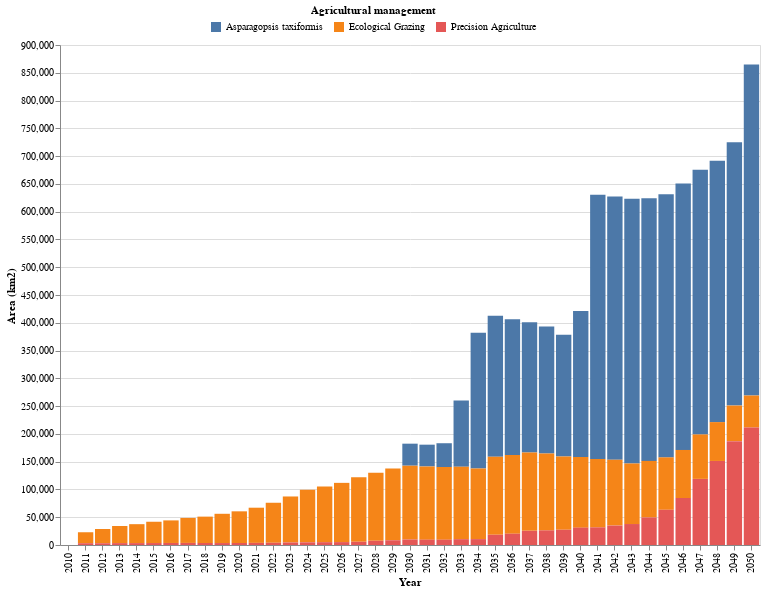

The notebook cell saved with this chart:
### Code cell
# HIDE CODE
plot_area_am_total(am_area_km2_total)

### Figure 1 — Vega-Lite specification as saved in the notebook (floating-point values rounded to 4 significant figures)
{"config": {"view": {"continuousWidth": 300, "continuousHeight": 300}}, "data": {"name": "data-0d18980a77e1d70597268bc61b9b96c1"}, "mark": {"type": "bar"}, "encoding": {"color": {"field": "Agricultural management", "legend": {"direction": "horizontal", "legendX": 150, "legendY": -40, "orient": "none", "title": "Agricultural management", "titleAnchor": "middle"}, "title": "Agricultural management", "type": "nominal"}, "tooltip": [{"field": "Year", "type": "quantitative"}, {"field": "Agricultural management", "type": "nominal"}, {"field": "Area (km2)", "type": "quantitative"}], "x": {"field": "Year", "title": "Year", "type": "ordinal"}, "y": {"field": "Area (km2)", "title": "Area (km2)", "type": "quantitative"}}, "height": 500, "width": 700, "$schema": "https://vega.github.io/schema/vega-lite/v5.15.1.json", "datasets": {"data-0d18980a77e1d70597268bc61b9b96c1": [{"Year": 2010, "Agricultural management": "Asparagopsis taxiformis", "Area (km2)": 0.0}, {"Year": 2011, "Agricultural management": "Asparagopsis taxiformis", "Area (km2)": 0.0}, {"Year": 2011, "Agricultural management": "Ecological Grazing", "Area (km2)": 19690.0}, {"Year": 2011, "Agricultural management": "Precision Agriculture", "Area (km2)": 3253.0}, {"Year": 2012, "Agricultural management": "Asparagopsis taxiformis", "Area (km2)": 0.0}, {"Year": 2012, "Agricultural management": "Ecological Grazing", "Area (km2)": 25650.0}, {"Year": 2012, "Agricultural management": "Precision Agriculture", "Area (km2)": 3178.0}, {"Year": 2013, "Agricultural management": "Asparagopsis taxiformis", "Area (km2)": 0.0}, {"Year": 2013, "Agricultural management": "Ecological Grazing", "Area (km2)": 30810.0}, {"Year": 2013, "Agricultural management": "Precision Agriculture", "Area (km2)": 3427.0}, {"Year": 2014, "Agricultural management": "Asparagopsis taxiformis", "Area (km2)": 0.0}, {"Year": 2014, "Agricultural management": "Ecological Grazing", "Area (km2)": 34050.0}, {"Year": 2014, "Agricultural management": "Precision Agriculture", "Area (km2)": 3439.0}, {"Year": 2015, "Agricultural management": "Asparagopsis taxiformis", "Area (km2)": 0.0}, {"Year": 2015, "Agricultural management": "Ecological Grazing", "Area (km2)": 38330.0}, {"Year": 2015, "Agricultural management": "Precision Agriculture", "Area (km2)": 3529.0}, {"Year": 2016, "Agricultural management": "Asparagopsis taxiformis", "Area (km2)": 0.0}, {"Year": 2016, "Agricultural management": "Ecological Grazing", "Area (km2)": 40640.0}, {"Year": 2016, "Agricultural management": "Precision Agriculture", "Area (km2)": 3656.0}, {"Year": 2017, "Agricultural management": "Asparagopsis taxiformis", "Area (km2)": 0.0}, {"Year": 2017, "Agricultural management": "Ecological Grazing", "Area (km2)": 45010.0}, {"Year": 2017, "Agricultural management": "Precision Agriculture", "Area (km2)": 3752.0}, {"Year": 2018, "Agricultural management": "Asparagopsis taxiformis", "Area (km2)": 0.0}, {"Year": 2018, "Agricultural management": "Ecological Grazing", "Area (km2)": 47490.0}, {"Year": 2018, "Agricultural management": "Precision Agriculture", "Area (km2)": 3582.0}, {"Year": 2019, "Agricultural management": "Asparagopsis taxiformis", "Area (km2)": 0.0}, {"Year": 2019, "Agricultural management": "Ecological Grazing", "Area (km2)": 52670.0}, {"Year": 2019, "Agricultural management": "Precision Agriculture", "Area (km2)": 3523.0}, {"Year": 2020, "Agricultural management": "Asparagopsis taxiformis", "Area (km2)": 0.0}, {"Year": 2020, "Agricultural management": "Ecological Grazing", "Area (km2)": 57040.0}, {"Year": 2020, "Agricultural management": "Precision Agriculture", "Area (km2)": 3565.0}, {"Year": 2021, "Agricultural management": "Asparagopsis taxiformis", "Area (km2)": 0.0}, {"Year": 2021, "Agricultural management": "Ecological Grazing", "Area (km2)": 63320.0}, {"Year": 2021, "Agricultural management": "Precision Agriculture", "Area (km2)": 3823.0}, {"Year": 2022, "Agricultural management": "Asparagopsis taxiformis", "Area (km2)": 0.0}, {"Year": 2022, "Agricultural management": "Ecological Grazing", "Area (km2)": 71990.0}, {"Year": 2022, "Agricultural management": "Precision Agriculture", "Area (km2)": 4056.0}, {"Year": 2023, "Agricultural management": "Asparagopsis taxiformis", "Area (km2)": 0.0}, {"Year": 2023, "Agricultural management": "Ecological Grazing", "Area (km2)": 82750.0}, {"Year": 2023, "Agricultural management": "Precision Agriculture", "Area (km2)": 4598.0}, {"Year": 2024, "Agricultural management": "Asparagopsis taxiformis", "Area (km2)": 0.0}, {"Year": 2024, "Agricultural management": "Ecological Grazing", "Area (km2)": 94730.0}, {"Year": 2024, "Agricultural management": "Precision Agriculture", "Area (km2)": 4863.0}, {"Year": 2025, "Agricultural management": "Asparagopsis taxiformis", "Area (km2)": 0.0}, {"Year": 2025, "Agricultural management": "Ecological Grazing", "Area (km2)": 100200.0}, {"Year": 2025, "Agricultural management": "Precision Agriculture", "Area (km2)": 5097.0}, {"Year": 2026, "Agricultural management": "Asparagopsis taxiformis", "Area (km2)": 0.0}, {"Year": 2026, "Agricultural management": "Ecological Grazing", "Area (km2)": 106600.0}, {"Year": 2026, "Agricultural management": "Precision Agriculture", "Area (km2)": 5236.0}, {"Year": 2027, "Agricultural management": "Asparagopsis taxiformis", "Area (km2)": 0.0}, {"Year": 2027, "Agricultural management": "Ecological Grazing", "Area (km2)": 116200.0}, {"Year": 2027, "Agricultural management": "Precision Agriculture", "Area (km2)": 5779.0}, {"Year": 2028, "Agricultural management": "Asparagopsis taxiformis", "Area (km2)": 0.0}, {"Year": 2028, "Agricultural management": "Ecological Grazing", "Area (km2)": 122400.0}, {"Year": 2028, "Agricultural management": "Precision Agriculture", "Area (km2)": 7605.0}, {"Year": 2029, "Agricultural management": "Asparagopsis taxiformis", "Area (km2)": 0.0}, {"Year": 2029, "Agricultural management": "Ecological Grazing", "Area (km2)": 129200.0}, {"Year": 2029, "Agricultural management": "Precision Agriculture", "Area (km2)": 8538.0}, {"Year": 2030, "Agricultural management": "Asparagopsis taxiformis", "Area (km2)": 39600.0}, {"Year": 2030, "Agricultural management": "Ecological Grazing", "Area (km2)": 132900.0}, {"Year": 2030, "Agricultural management": "Precision Agriculture", "Area (km2)": 9909.0}, {"Year": 2031, "Agricultural management": "Asparagopsis taxiformis", "Area (km2)": 39200.0}, {"Year": 2031, "Agricultural management": "Ecological Grazing", "Area (km2)": 131800.0}, {"Year": 2031, "Agricultural management": "Precision Agriculture", "Area (km2)": 9632.0}, {"Year": 2032, "Agricultural management": "Asparagopsis taxiformis", "Area (km2)": 42960.0}, {"Year": 2032, "Agricultural management": "Ecological Grazing", "Area (km2)": 130600.0}, {"Year": 2032, "Agricultural management": "Precision Agriculture", "Area (km2)": 9595.0}, {"Year": 2033, "Agricultural management": "Asparagopsis taxiformis", "Area (km2)": 119200.0}, {"Year": 2033, "Agricultural management": "Ecological Grazing", "Area (km2)": 130200.0}, {"Year": 2033, "Agricultural management": "Precision Agriculture", "Area (km2)": 10490.0}, {"Year": 2034, "Agricultural management": "Asparagopsis taxiformis", "Area (km2)": 244200.0}, {"Year": 2034, "Agricultural management": "Ecological Grazing", "Area (km2)": 127300.0}, {"Year": 2034, "Agricultural management": "Precision Agriculture", "Area (km2)": 10640.0}, {"Year": 2035, "Agricultural management": "Asparagopsis taxiformis", "Area (km2)": 254000.0}, {"Year": 2035, "Agricultural management": "Ecological Grazing", "Area (km2)": 140400.0}, {"Year": 2035, "Agricultural management": "Precision Agriculture", "Area (km2)": 18380.0}, {"Year": 2036, "Agricultural management": "Asparagopsis taxiformis", "Area (km2)": 244400.0}, {"Year": 2036, "Agricultural management": "Ecological Grazing", "Area (km2)": 141600.0}, {"Year": 2036, "Agricultural management": "Precision Agriculture", "Area (km2)": 20310.0}, {"Year": 2037, "Agricultural management": "Asparagopsis taxiformis", "Area (km2)": 234300.0}, {"Year": 2037, "Agricultural management": "Ecological Grazing", "Area (km2)": 141000.0}, {"Year": 2037, "Agricultural management": "Precision Agriculture", "Area (km2)": 25490.0}, {"Year": 2038, "Agricultural management": "Asparagopsis taxiformis", "Area (km2)": 228500.0}, {"Year": 2038, "Agricultural management": "Ecological Grazing", "Area (km2)": 138500.0}, {"Year": 2038, "Agricultural management": "Precision Agriculture", "Area (km2)": 26320.0}, {"Year": 2039, "Agricultural management": "Asparagopsis taxiformis", "Area (km2)": 219300.0}, {"Year": 2039, "Agricultural management": "Ecological Grazing", "Area (km2)": 131900.0}, {"Year": 2039, "Agricultural management": "Precision Agriculture", "Area (km2)": 27440.0}, {"Year": 2040, "Agricultural management": "Asparagopsis taxiformis", "Area (km2)": 262900.0}, {"Year": 2040, "Agricultural management": "Ecological Grazing", "Area (km2)": 126900.0}, {"Year": 2040, "Agricultural management": "Precision Agriculture", "Area (km2)": 31260.0}, {"Year": 2041, "Agricultural management": "Asparagopsis taxiformis", "Area (km2)": 475600.0}, {"Year": 2041, "Agricultural management": "Ecological Grazing", "Area (km2)": 123100.0}, {"Year": 2041, "Agricultural management": "Precision Agriculture", "Area (km2)": 31710.0}, {"Year": 2042, "Agricultural management": "Asparagopsis taxiformis", "Area (km2)": 474000.0}, {"Year": 2042, "Agricultural management": "Ecological Grazing", "Area (km2)": 118300.0}, {"Year": 2042, "Agricultural management": "Precision Agriculture", "Area (km2)": 35030.0}, {"Year": 2043, "Agricultural management": "Asparagopsis taxiformis", "Area (km2)": 476700.0}, {"Year": 2043, "Agricultural management": "Ecological Grazing", "Area (km2)": 109000.0}, {"Year": 2043, "Agricultural management": "Precision Agriculture", "Area (km2)": 37740.0}, {"Year": 2044, "Agricultural management": "Asparagopsis taxiformis", "Area (km2)": 472900.0}, {"Year": 2044, "Agricultural management": "Ecological Grazing", "Area (km2)": 101800.0}, {"Year": 2044, "Agricultural management": "Precision Agriculture", "Area (km2)": 49600.0}, {"Year": 2045, "Agricultural management": "Asparagopsis taxiformis", "Area (km2)": 473500.0}, {"Year": 2045, "Agricultural management": "Ecological Grazing", "Area (km2)": 94330.0}, {"Year": 2045, "Agricultural management": "Precision Agriculture", "Area (km2)": 63370.0}, {"Year": 2046, "Agricultural management": "Asparagopsis taxiformis", "Area (km2)": 479400.0}, {"Year": 2046, "Agricultural management": "Ecological Grazing", "Area (km2)": 86490.0}, {"Year": 2046, "Agricultural management": "Precision Agriculture", "Area (km2)": 84580.0}, {"Year": 2047, "Agricultural management": "Asparagopsis taxiformis", "Area (km2)": 476500.0}, {"Year": 2047, "Agricultural management": "Ecological Grazing", "Area (km2)": 79950.0}, {"Year": 2047, "Agricultural management": "Precision Agriculture", "Area (km2)": 119000.0}, {"Year": 2048, "Agricultural management": "Asparagopsis taxiformis", "Area (km2)": 470400.0}, {"Year": 2048, "Agricultural management": "Ecological Grazing", "Area (km2)": 69890.0}, {"Year": 2048, "Agricultural management": "Precision Agriculture", "Area (km2)": 151300.0}, {"Year": 2049, "Agricultural management": "Asparagopsis taxiformis", "Area (km2)": 474100.0}, {"Year": 2049, "Agricultural management": "Ecological Grazing", "Area (km2)": 64030.0}, {"Year": 2049, "Agricultural management": "Precision Agriculture", "Area (km2)": 187000.0}, {"Year": 2050, "Agricultural management": "Asparagopsis taxiformis", "Area (km2)": 596000.0}, {"Year": 2050, "Agricultural management": "Ecological Grazing", "Area (km2)": 57600.0}, {"Year": 2050, "Agricultural management": "Precision Agriculture", "Area (km2)": 211400.0}]}}
